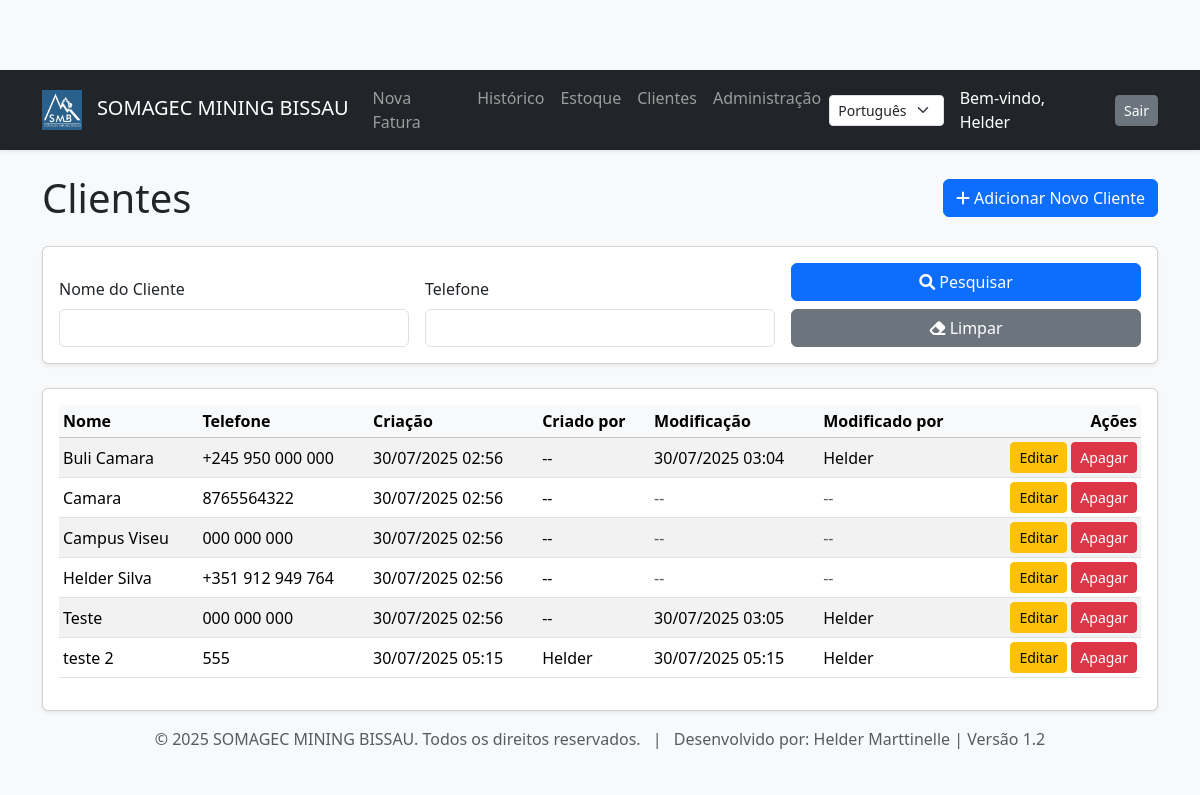
Page /clientes/ (signed in) on the earlier database version.
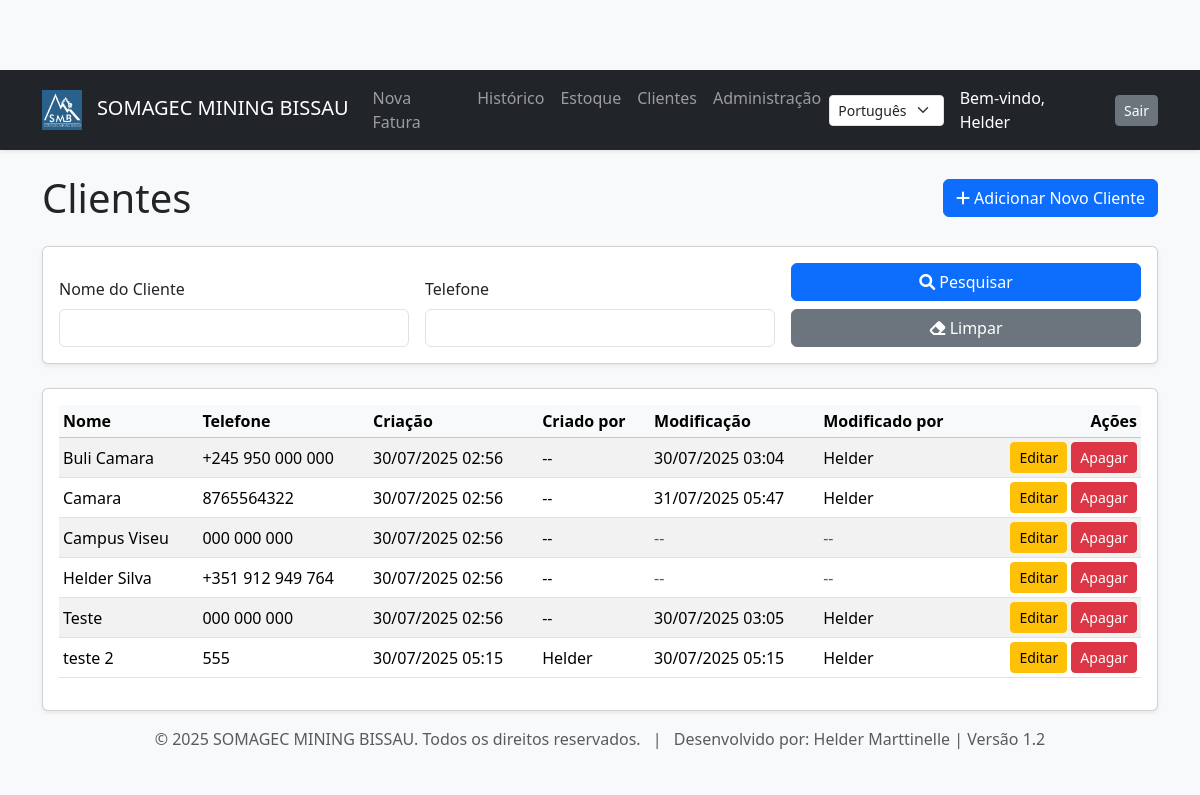
Same page on the later database version.
### stock/models.py (models this page shows, shortened)
class Cliente(models.Model):
    nome = models.CharField(_('nome'), max_length=200)
    nif = models.CharField(_('NIF/Contribuinte'), max_length=50, blank=True)
    endereco = models.CharField(_('endereço'), max_length=255, blank=True)
    telefone = models.CharField(_('telefone'), max_length=50, blank=True)
    email = models.EmailField(_('email'), blank=True)
    criado_em = models.DateTimeField(auto_now_add=True, null=True)
    atualizado_em = models.DateTimeField(auto_now=True, null=True)
    utilizador = models.ForeignKey(settings.AUTH_USER_MODEL, on_delete=models.SET_NULL, null=True, blank=True, related_name='clientes_criados')
    modificado_por = models.ForeignKey(settings.AUTH_USER_MODEL, on_delete=models.SET_NULL, null=True, blank=True, related_name='clientes_modificados')
    @property
    def foi_modificado(self):
        if not self.criado_em or not self.atualizado_em: return False
        return self.atualizado_em > self.criado_em + timedelta(seconds=1)
    class Meta:
        verbose_name = _("Cliente")
        verbose_name_plural = _("Clientes")

### stock/views.py (the view)
# urls.py: path('clientes/', views.lista_clientes_view, name='lista_clientes'),
@login_required
def lista_clientes_view(request):
    q_nome = request.GET.get('q_nome', '')
    q_telefone = request.GET.get('q_telefone', '')
    clientes = Cliente.objects.all().order_by('nome')
    if q_nome:
        clientes = clientes.filter(nome__icontains=q_nome)
    if q_telefone:
        clientes = clientes.filter(telefone__icontains=q_telefone)
    paginator = Paginator(clientes, 15)
    page_number = request.GET.get('page')
    page_obj = paginator.get_page(page_number)
    return render(request, 'stock/lista_clientes.html', {'page_obj': page_obj})

### stock/context_processors.py (called while the page is built)
def dados_empresa_processor(request):
    dados = DadosEmpresa.objects.first()
    return {'dados_empresa': dados}

### stock/templates/stock/lista_clientes.html (shortened to what the changed rows need)
{% extends "stock/base.html" %}
{% load i18n %}
{% load l10n %}
{% block content %}
    <div class="d-flex justify-content-between align-items-center mb-4">
        <h1 class="mb-0">{% trans "Clientes" %}</h1>
    </div>
    <div class="card shadow-sm">
        <div class="card-body">
            <div class="table-responsive">
                <table class="table table-striped table-hover align-middle table-sm">
                    <thead class="table-light">
                        <tr>
                            <th>{% trans "Nome" %}</th>
                            <th>{% trans "Telefone" %}</th>
                            <th>{% trans "Criação" %}</th>
                            <th>{% trans "Criado por" %}</th>
                            <th>{% trans "Modificação" %}</th>
                            <th>{% trans "Modificado por" %}</th>
                            <th class="text-end">{% trans "Ações" %}</th>
                        </tr>
                    </thead>
                    <tbody>
                        {% for cliente in page_obj %}
                            <tr>
                                <td>{{ cliente.nome }}</td>
                                <td>{{ cliente.telefone|default:"--" }}</td>
                                <td>{{ cliente.criado_em|date:"d/m/Y H:i" }}</td>
                                <td>{{ cliente.utilizador.username|default:"--" }}</td>
                                <td>
                                    {% if cliente.foi_modificado %}
                                        {{ cliente.atualizado_em|date:"d/m/Y H:i" }}
                                    {% else %}
                                        <span class="text-muted">--</span>
                                    {% endif %}
                                </td>
                                <td>
                                    {% if cliente.modificado_por %}
                                        {{ cliente.modificado_por.username }}
                                    {% else %}
                                        <span class="text-muted">--</span>
                                    {% endif %}
                                </td>
                                <td class="text-end">
                                    <a href="{% url 'editar_cliente' cliente.id %}" class="btn btn-warning btn-sm">{% trans "Editar" %}</a>
                                    <a href="{% url 'apagar_cliente' cliente.id %}" class="btn btn-danger btn-sm">{% trans "Apagar" %}</a>
                                </td>
                            </tr>
                        {% empty %}
                            <tr>
                                <td colspan="7" class="text-center">{% trans "Nenhum cliente encontrado." %}</td>
                            </tr>
                        {% endfor %}
                    </tbody>
                </table>
            </div>
        </div>
    </div>
{% endblock %}

Differences in the rows shown:
changed Cliente "Camara": atualizado_em (not shown) → "31/07/2025 05:47"; modificado_por.username (not shown) → "Helder"; no longer shows "--"
